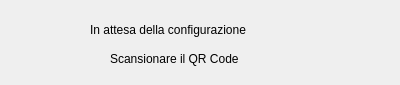
<?xml version="1.0" encoding="UTF-8"?>
<ui version="4.0">
 <class>AddReader</class>
 <widget class="QDialog" name="AddReader">
  <property name="geometry">
   <rect>
    <x>0</x>
    <y>0</y>
    <width>400</width>
    <height>85</height>
   </rect>
  </property>
  <property name="windowTitle">
   <string>Dialog</string>
  </property>
  <widget class="QLabel" name="label">
   <property name="geometry">
    <rect>
     <x>90</x>
     <y>20</y>
     <width>221</width>
     <height>20</height>
    </rect>
   </property>
   <property name="text">
    <string>In attesa della configurazione</string>
   </property>
  </widget>
  <widget class="QLabel" name="label_2">
   <property name="geometry">
    <rect>
     <x>110</x>
     <y>50</y>
     <width>181</width>
     <height>17</height>
    </rect>
   </property>
   <property name="text">
    <string>Scansionare il QR Code</string>
   </property>
  </widget>
 </widget>
 <resources/>
 <connections/>
</ui>
